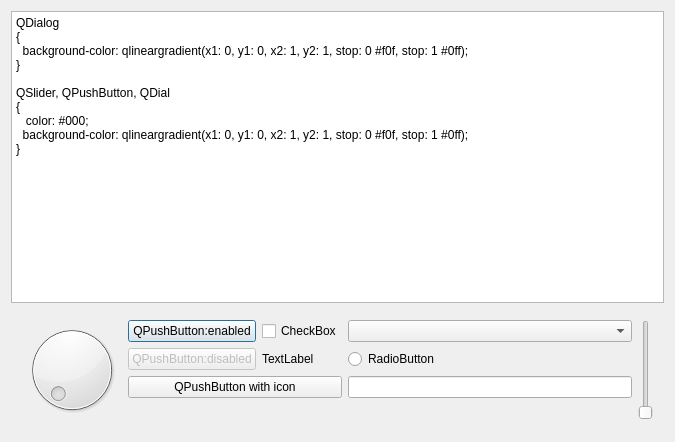
<?xml version="1.0" encoding="UTF-8"?>
<ui version="4.0">
 <class>ToolStyleSheetSetterMainDialog</class>
 <widget class="QDialog" name="ToolStyleSheetSetterMainDialog">
  <property name="geometry">
   <rect>
    <x>0</x>
    <y>0</y>
    <width>675</width>
    <height>442</height>
   </rect>
  </property>
  <property name="windowTitle">
   <string>StyleSheetSetter</string>
  </property>
  <property name="windowIcon">
   <iconset resource="../../Projects/ProjectVanDenBogaart/ProjectVanDenBogaart.qrc">
    <normaloff>:/images/R.png</normaloff>:/images/R.png</iconset>
  </property>
  <layout class="QVBoxLayout" name="verticalLayout">
   <item>
    <widget class="QPlainTextEdit" name="stylesheet">
     <property name="plainText">
      <string>QDialog
{
  background-color: qlineargradient(x1: 0, y1: 0, x2: 1, y2: 1, stop: 0 #f0f, stop: 1 #0ff);
}

QSlider, QPushButton, QDial
{
   color: #000;
  background-color: qlineargradient(x1: 0, y1: 0, x2: 1, y2: 1, stop: 0 #f0f, stop: 1 #0ff);  
}</string>
     </property>
    </widget>
   </item>
   <item>
    <widget class="QWidget" name="widget" native="true">
     <layout class="QGridLayout" name="gridLayout">
      <item row="0" column="0" rowspan="4">
       <widget class="QDial" name="dial"/>
      </item>
      <item row="0" column="3">
       <widget class="QComboBox" name="comboBox"/>
      </item>
      <item row="0" column="2">
       <widget class="QCheckBox" name="checkBox">
        <property name="text">
         <string>CheckBox</string>
        </property>
       </widget>
      </item>
      <item row="0" column="4" rowspan="4">
       <widget class="QSlider" name="verticalSlider">
        <property name="orientation">
         <enum>Qt::Vertical</enum>
        </property>
       </widget>
      </item>
      <item row="0" column="1">
       <widget class="QPushButton" name="pushButton">
        <property name="text">
         <string>QPushButton:enabled</string>
        </property>
       </widget>
      </item>
      <item row="1" column="1">
       <widget class="QPushButton" name="pushButton_2">
        <property name="enabled">
         <bool>false</bool>
        </property>
        <property name="text">
         <string>QPushButton:disabled</string>
        </property>
       </widget>
      </item>
      <item row="1" column="2">
       <widget class="QLabel" name="label">
        <property name="text">
         <string>TextLabel</string>
        </property>
       </widget>
      </item>
      <item row="1" column="3">
       <widget class="QRadioButton" name="radioButton">
        <property name="text">
         <string>RadioButton</string>
        </property>
       </widget>
      </item>
      <item row="2" column="3">
       <widget class="QLineEdit" name="lineEdit"/>
      </item>
      <item row="2" column="1" colspan="2">
       <widget class="QPushButton" name="button_with_icon">
        <property name="sizePolicy">
         <sizepolicy hsizetype="Minimum" vsizetype="Minimum">
          <horstretch>0</horstretch>
          <verstretch>0</verstretch>
         </sizepolicy>
        </property>
        <property name="text">
         <string>QPushButton with icon</string>
        </property>
        <property name="icon">
         <iconset resource="../../Projects/ProjectVanDenBogaart/ProjectVanDenBogaart.qrc">
          <normaloff>:/images/PicRed14x14.png</normaloff>:/images/PicRed14x14.png</iconset>
        </property>
        <property name="checkable">
         <bool>false</bool>
        </property>
        <property name="flat">
         <bool>false</bool>
        </property>
       </widget>
      </item>
     </layout>
    </widget>
   </item>
  </layout>
 </widget>
 <layoutdefault spacing="6" margin="11"/>
 <resources>
  <include location="../../Projects/ProjectVanDenBogaart/ProjectVanDenBogaart.qrc"/>
 </resources>
 <connections/>
</ui>
